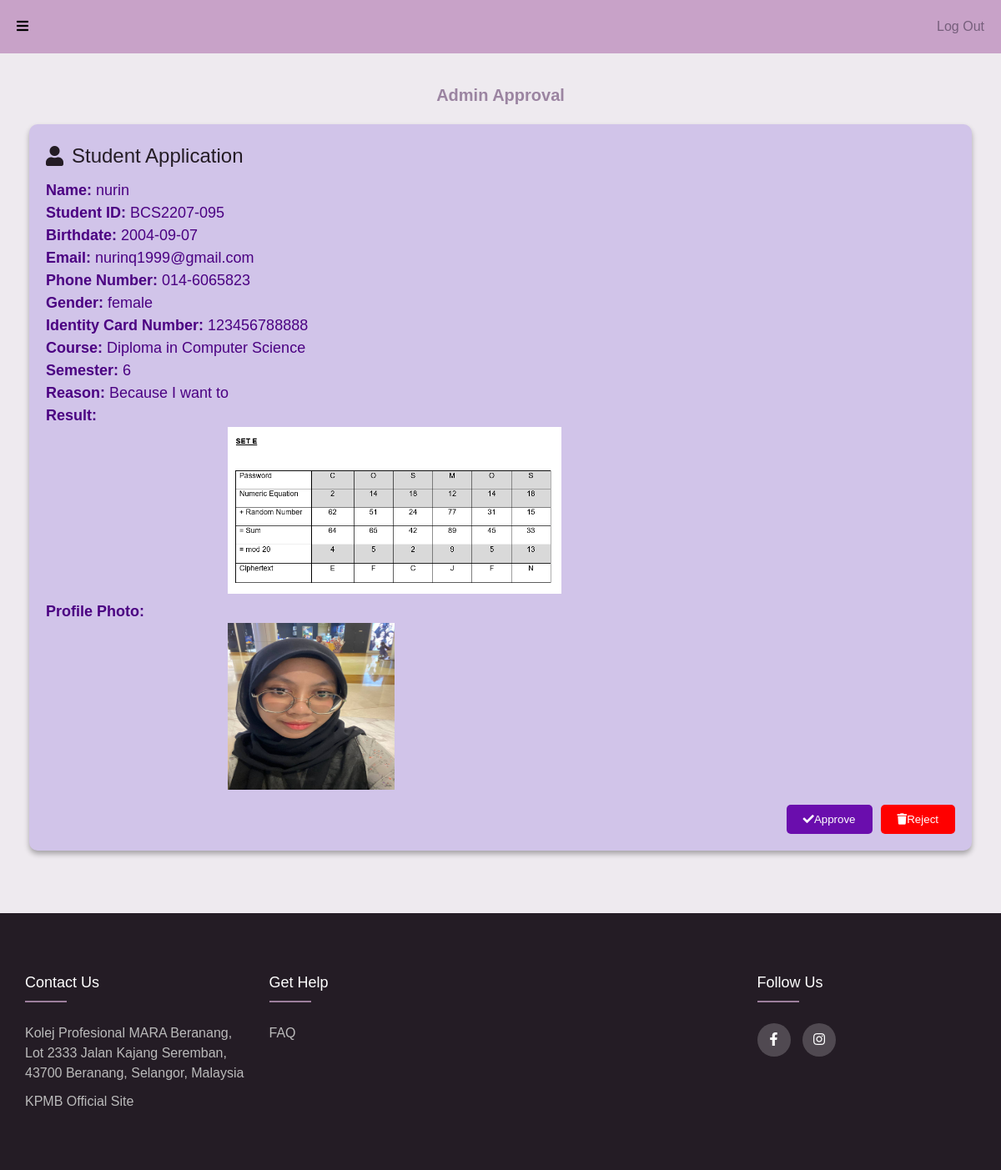
/KPMB_Peers/AdminApproval/, run on the app's committed database.
### peers_page/models.py (models this page shows)
class UserProfile(models.Model):
    name = models.TextField(max_length=100, primary_key=True)
    studID = models.CharField(max_length=70)
    birth_date = models.CharField(max_length=10,blank=True)
    email = models.CharField(max_length=128)
    phonenum = models.CharField(max_length=40)
    gender = models.TextField(max_length=10)
    icnum = models.CharField(max_length=40)
    course = models.TextField(max_length=100)
    semester = models.IntegerField()
    address = models.CharField(max_length=200)
    reason = models.TextField(max_length=400)
    result_Main_Img = models.ImageField(upload_to='images/')
    pfp_Main_Img = models.ImageField(upload_to='images/')
    filled_at = models.DateTimeField(auto_now_add=True)

### peers_page/views.py (the view)
# urls.py: path("AdminApproval/", views.adminapproval, name="adminapproval"),
def adminapproval(request):
    data1 = UserProfile.objects.all()
    context7 = {
        'data1':data1
    }
    return render(request, 'adminapproval.html', context7)

### peers_page/templates/adminapproval.html (shortened to what this page needs)
<!DOCTYPE html>
<html lang="en">
<head>
  <link rel="stylesheet" href="https://cdnjs.cloudflare.com/ajax/libs/font-awesome/5.15.4/css/all.min.css">
</head>
<body>
  {% load static %}
  <header>
    <div id="toggle-sidebar"><i class="fas fa-bars"></i></div>
    <nav>
      <ul>
        <li><a href="{% url 'homepage' %}">Log Out</a></li>
      </ul>
    </nav>
  </header>
  <main>
    <section id="approval">
      <h3>Admin Approval</h3>
      {% for x in data1 %}
      <div class="application-box">
        <div class="application-header">
            <i class="fas fa-user icon"></i>
            <span>Student Application</span>
        </div>
        <div class="application-content">
            <p><strong>Name:</strong> {{ x.name }}</p>
            <p><strong>Student ID:</strong> {{ x.studID }}</p>
            <p><strong>Birthdate:</strong> {{ x.birth_date }}</p>
            <p><strong>Email:</strong> {{ x.email }}</p>
            <p><strong>Phone Number:</strong> {{ x.phonenum }}</p>
            <p><strong>Gender:</strong> {{ x.gender }}</p>
            <p><strong>Identity Card Number:</strong> {{ x.icnum }}</p>
            <p><strong>Course:</strong> {{ x.course }}</p>
            <p><strong>Semester:</strong> {{ x.semester }}</p>
            <p><strong>Reason:</strong> {{ x.reason }}</p>
            <p><strong>Result:</strong></p>
            {% if x.result_Main_Img %}
            <img src="{{ x.result_Main_Img.url }}" style="height: 200px; width: 400px; margin-left: 20%;"><br>
            {% else %}
                <p>No image available</p>
            {% endif %}
            <p><strong>Profile Photo:</strong></p>
            {% if x.pfp_Main_Img %}
                <img src="{{ x.pfp_Main_Img.url }}" style="height: 200px; width: 200px; margin-left: 20%;"><br>
            {% else %}
                <p>No image available</p>
            {% endif %}
        </div>
        <div class="button-group">
            <button class="approve"><i class="fas fa-check"></i><a href="{% url 'createuserpass' x.name %}">Approve</a></button>
            <button class="delete"><i class="fas fa-trash"></i><a href="{% url 'adminapprovaldelete' x.studID %}">Reject</a></button>
        </div>
    </div>
    {% endfor %}
    </section>
  </main>
  <footer class="footer">
    <div class="container">
     <div class="row">
       <div class="footer-col">
         <h4>Contact Us</h4>
         <ul>
           <li>Kolej Profesional MARA Beranang,
            Lot 2333 Jalan Kajang Seremban,
            43700 Beranang, Selangor, Malaysia</li>
           <li><a href="#">KPMB official site</a></li>
         </ul>
       </div>
       <div class="footer-col">
         <h4>get help</h4>
         <ul>
           <li><a href="#">FAQ</a></li>
         </ul>
       </div>
       <div class="footer-col">
       </div>
       <div class="footer-col">
         <h4>follow us</h4>
         <div class="social-links">
           <a href="#"><i class="fab fa-facebook-f"></i></a>
           <a href="#"><i class="fab fa-instagram"></i></a>
         </div>
       </div>
     </div>
    </div>
 </footer>
</body>
</html>

### peers_page/templates/adminapproval.html (style rules this page uses)
body { line-height: 1.5; font-family: Arial, sans-serif; margin: 0; padding: 0; background-color: #eeeaef; }
header { background-color: #C8A2C8; padding: 20px; display: flex; justify-content: space-between; align-items: center; position: relative; z-index: 2; }
header nav ul { list-style: none; margin: 0; padding: 0; display: flex; }
header nav li { margin-left: 20px; }
header nav a { text-decoration: none; color: #765f7c; }
h3 { color: #392e3c; font-size: 20px; text-align: center; }
a { color: #765f7c; }
main { padding: 20px; }
section { margin-bottom: 20px; padding: 15px; }
section h3 { margin-bottom: 10px; color: #9b84a1; }
img { width: 200px; height: 70px; }
* { margin:0; padding:0; box-sizing: border-box; }
.container { max-width: 1170px; margin:auto; }
.row { display: flex; flex-wrap: wrap; }
ul { list-style: none; }
.footer { background-color: #241c25; padding: 70px 0; }
.footer-col { width: 25%; padding: 0 15px; }
.footer-col h4 { font-size: 18px; color: #ffffff; text-transform: capitalize; margin-bottom: 35px; font-weight: 500; position: relative; }
.footer-col h4::before { content: ''; position: absolute; left:0; bottom: -10px; background-color: #9d7f9d; height: 2px; box-sizing: border-box; width: 50px; }
.footer-col ul li:not(:last-child) { margin-bottom: 10px; }
.footer-col ul li a { font-size: 16px; text-transform: capitalize; color: #ffffff; text-decoration: none; font-weight: 300; color: #bbbbbb; display: block; transition: all 0.3s ease; }
.footer-col .social-links a { display: inline-block; height: 40px; width: 40px; background-color: rgba(255,255,255,0.2); margin:0 10px 10px 0; text-align: center; line-height: 40px; border-radius: 50%; color: #ffffff; transition: all 0.5s ease; }
li { color: #bbbbbb; }
.application-box { background-color: #d1c4e9; border-radius: 10px; padding: 20px; margin: 20px 0; box-shadow: 0 4px 6px rgba(0, 0, 0, 0.3); position: relative; display: flex; flex-direction: column; gap: 10px; }
.application-header { font-size: 24px; color: #241c25; display: flex; align-items: center; gap: 10px; }
.application-content { font-size: 18px; color: #4b0082; }
.button-group { display: flex; justify-content: flex-end; gap: 10px; }
button { padding: 10px 20px; border: none; border-radius: 5px; cursor: pointer; transition: background-color 0.3s; }
button a { text-decoration: none; color: white; }
button.approve { background-color: #6a0dad; color: white; }
button.delete { background-color: red; color: white; }
.icon { font-size: 24px; color: #241c25; }

### data on the page
UserProfile: name "nurin", studID "BCS2207-095", birth_date "2004-09-07", email "nurinq1999@gmail.com", phonenum "014-6065823", gender "female", icnum "123456788888", course "Diploma in Computer Science", semester "6", reason "Because I want to", result_Main_Img (picture), pfp_Main_Img (picture)
